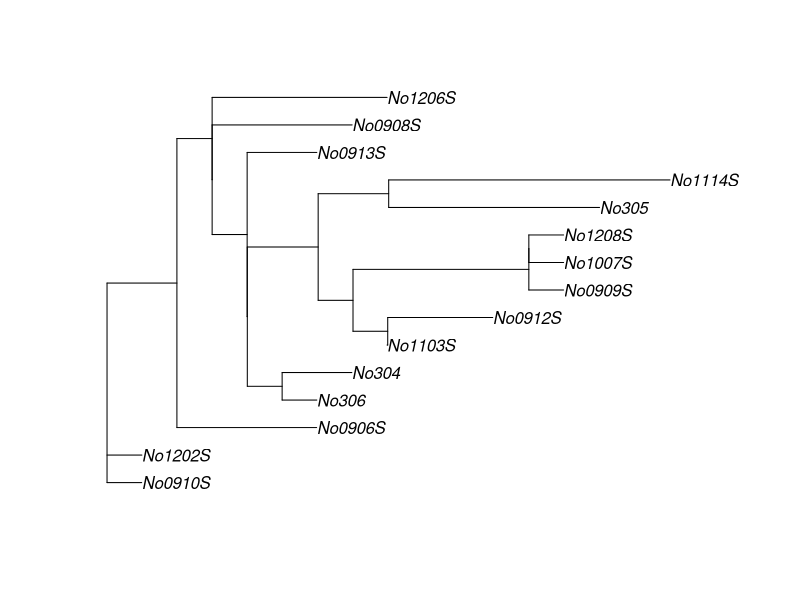

Write the R code that produced this figure.
library(ape)


### Name: triangMtd
### Title: Tree Reconstruction Based on the Triangles Method
### Aliases: triangMtd triangMtds
### Keywords: models

### ** Examples

data(woodmouse)
tr <- triangMtd(dist.dna(woodmouse))
plot(tr)
